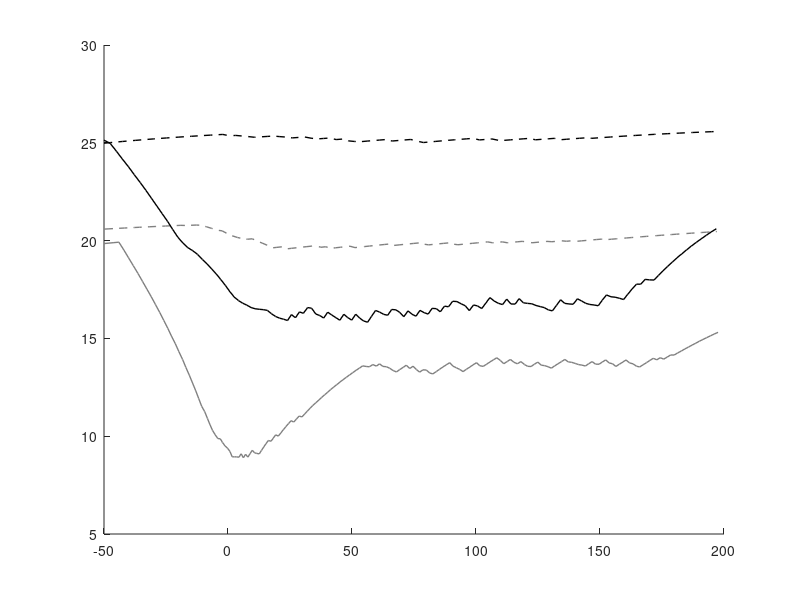
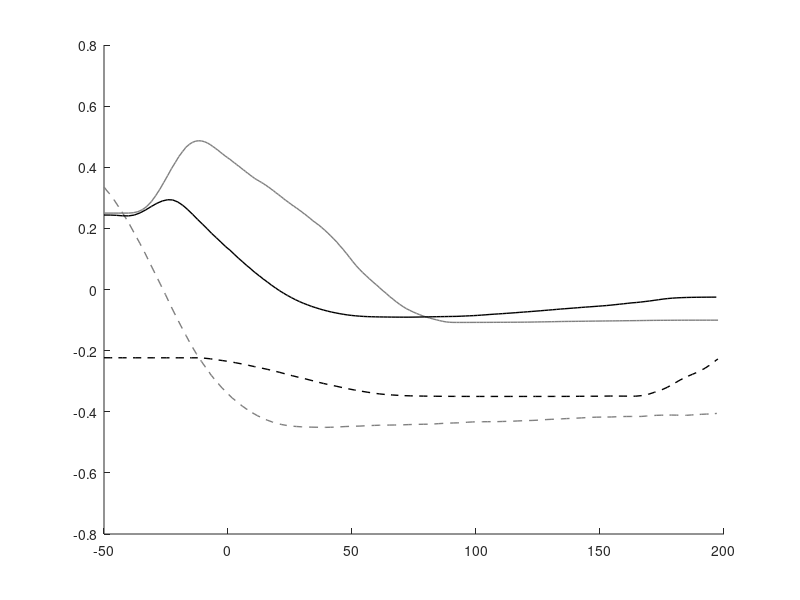
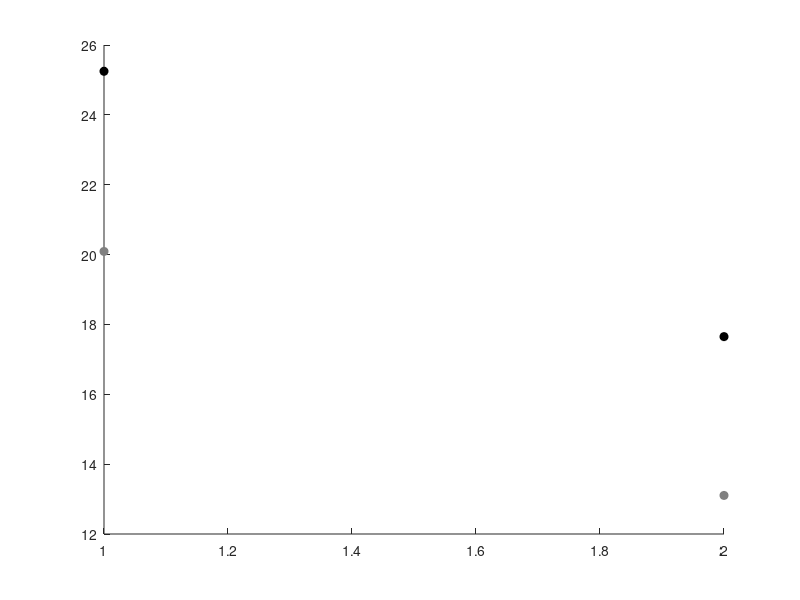
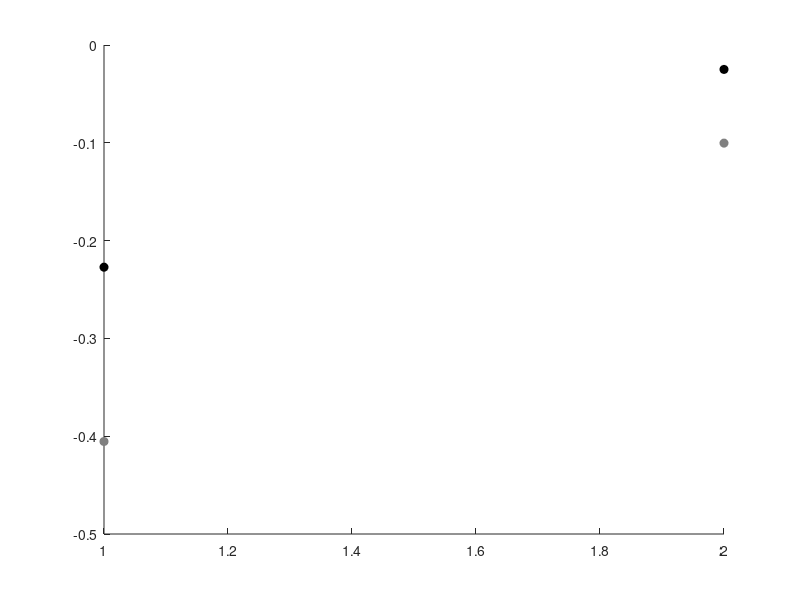

Source code (MATLAB) for these figures, in order: (Note: this script raises an error after producing the figures.)
clear all
close all
x_width=8 ;y_width=3; % figure dimensions (cms)
fonts=8; % fontsize of x and y labels
fonts_ticks=7;
lstyle={'--','-'};
lw=1;

load('Fig4_4_Effect_of_asymmetric.mat')

figure(9)
hold on
plot(x_traj_speed_normal_1,...
    y_traj_speed_normal_1,'Linewidth',lw,'Color',...
    [0.5,0.5,0.5],'LineStyle',lstyle{1});
plot(x_traj_speed_normal_2,...
    y_traj_speed_normal_2,'Linewidth',lw,'Color',...
    [0.5,0.5,0.5],'LineStyle',lstyle{2});
plot(x_traj_speed_sport_1,...
    y_traj_speed_sport_1,'Linewidth',lw,'Color',...
    [0,0,0],'LineStyle',lstyle{1});
plot(x_traj_speed_sport_2,...
    y_traj_speed_sport_2,'Linewidth',lw,'Color',...
    [0,0,0],'LineStyle',lstyle{2});

figure(10)
hold on
plot(x_traj_latdev_normal_1,...
    y_traj_latdev_normal_1,'Linewidth',lw,'Color',...
    [0.5,0.5,0.5],'LineStyle',lstyle{1});
plot(x_traj_latdev_normal_2,...
    y_traj_latdev_normal_2,'Linewidth',lw,'Color',...
    [0.5,0.5,0.5],'LineStyle',lstyle{2});
plot(x_traj_latdev_sport_1,...
    y_traj_latdev_sport_1,'Linewidth',lw,'Color',...
    [0,0,0],'LineStyle',lstyle{1});
plot(x_traj_latdev_sport_2,...
    y_traj_latdev_sport_2,'Linewidth',lw,'Color',...
    [0,0,0],'LineStyle',lstyle{2});

figure(11)
hold on
plot(x_assym,y_mean_speed_normal,'o',...
    'MarkerFaceColor',[0.5,0.5,0.5],...
    'MarkerEdgeColor',[0.5,0.5,0.5])
plot(x_assym,y_mean_speed_sport,'o',...
    'MarkerFaceColor',[0,0,0],...
    'MarkerEdgeColor',[0,0,0])

figure(12)
hold on
plot(x_assym,y_mean_latdev_normal,'o',...
    'MarkerFaceColor',[0.5,0.5,0.5],...
    'MarkerEdgeColor',[0.5,0.5,0.5])
plot(x_assym,y_mean_latdev_sport,'o',...
    'MarkerFaceColor',[0,0,0],...
    'MarkerEdgeColor',[0,0,0])

Fig4_4_Plotting_details
